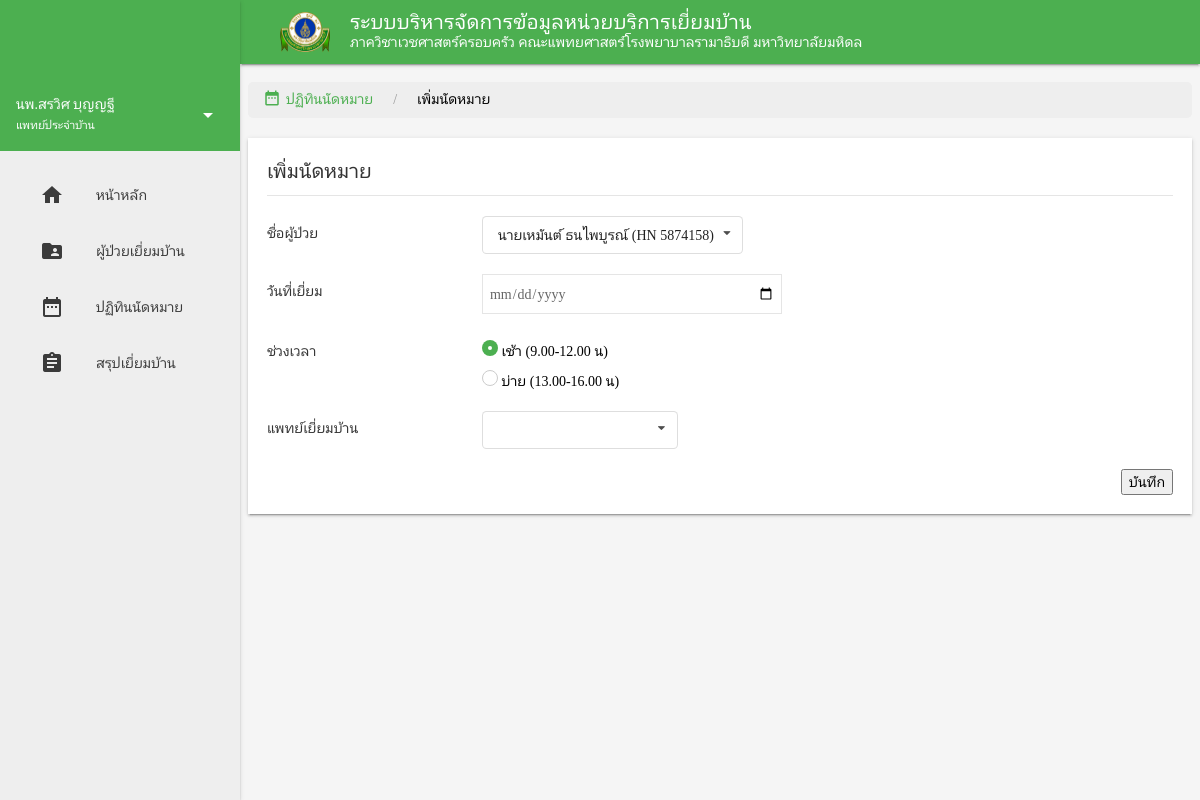
Screenshot of /calendar_add.php (signed in) with the database file from the repository.
### tables this page shows
CREATE TABLE `patientinfo` (
  `patient_hn` int(7) NOT NULL,
  `patient_visit_status` int(1) NOT NULL DEFAULT '1',
  `patient_visit_type` int(1) DEFAULT NULL,
  `patient_id` varchar(13) NOT NULL,
  `patient_p_name` varchar(100) DEFAULT NULL,
  `patient_name` varchar(50) DEFAULT NULL,
  `patient_surname` varchar(50) DEFAULT NULL,
  `patient_gender` varchar(1) DEFAULT NULL,
  `patient_bday` int(2) DEFAULT NULL,
  `patient_bmonth` int(2) DEFAULT NULL,
  `patient_byear` int(4) DEFAULT NULL,
  `patient_status` varchar(20) DEFAULT NULL,
  `patient_religion` varchar(15) DEFAULT NULL,
  `patient_occupation` varchar(50) DEFAULT NULL,
  `patient_education` varchar(30) NOT NULL,
  `healthinsure` varchar(10) NOT NULL,
  `patient_add_no` varchar(10) DEFAULT NULL,
  `patient_add_mhoo` varchar(10) NOT NULL,
  `patient_add_village` varchar(30) NOT NULL,
  `patient_add_soi` varchar(30) NOT NULL,
  `patient_add_road` varchar(30) NOT NULL,
  `patient_add_subdis` varchar(30) NOT NULL,
  `patient_add_dis` varchar(30) NOT NULL,
  `patient_add_province` varchar(30) NOT NULL,
  `patient_add_zip` int(4) NOT NULL,
  `patient_tel_home` varchar(30) NOT NULL,
  `patient_tel_mobile` varchar(10) NOT NULL,
  `patient_tel_work` varchar(10) NOT NULL,
  `patient_doctor_owner` varchar(50) NOT NULL,
  `patient_doctor_visit` varchar(50) NOT NULL,
  `surgery` varchar(50) NOT NULL,
  `surgery_input` varchar(120) NOT NULL,
  `allergic` varchar(50) NOT NULL,
  `allergic_input` varchar(120) NOT NULL,
  `alternative` varchar(50) NOT NULL,
  `alternative_input` varchar(120) NOT NULL,
  `alcohol` varchar(4) NOT NULL,
  `alcohol_input` int(1) NOT NULL,
  `cigarette` varchar(4) NOT NULL,
  `cigarette_amount` int(3) DEFAULT NULL,
  `cigarette_period` int(3) DEFAULT NULL,
  `money` int(1) NOT NULL,
  `hypertansion` int(1) NOT NULL,
  `diabetes_mellitus` int(1) NOT NULL,
  `dyslipidemia` int(1) NOT NULL,
  `stroke` int(1) NOT NULL,
  `cad` int(1) NOT NULL,
  `cancer` varchar(50) NOT NULL,
  `other` varchar(50) NOT NULL,
  `main` varchar(5) NOT NULL,
  `problem` varchar(150) NOT NULL,
  `num_visit` int(2) NOT NULL,
  `last_visit_date` date DEFAULT NULL,
  `next_visit_date` date DEFAULT NULL,
  `relate_name` varchar(60) NOT NULL,
  `relate_tel` varchar(10) NOT NULL,
  `relate_def` varchar(20) NOT NULL,
  `cancer_input` varchar(100) DEFAULT NULL,
  `other_input` varchar(100) DEFAULT NULL,
  `genogram` varchar(120) NOT NULL
);

### calendar_add.php (the view, shortened to what this page needs)
<!DOCTYPE html>
<html>
    <head>
        <link rel="stylesheet" href="lib/mdl/material.min.css">
        <link rel="stylesheet" href="lib/mdl-template-dashboard/styles.css">
        <link rel="stylesheet" href="lib/semantic-ui/dist/semantic.min.css">
        <link rel="stylesheet" href="lib/uikit/css/uikit.min.css">
        <link rel="stylesheet" href="css/main.css">
        <link rel="stylesheet" href="css/font.css">
        <link rel="stylesheet" href="lib/jquery-ui/jquery-ui.min.css">
    </head>
    <body>
        <div class="demo-layout mdl-layout mdl-js-layout mdl-layout--fixed-drawer mdl-layout--fixed-header">
            <main class="mdl-layout__content mdl-color--grey-100">
                <div class="mdl-grid demo-content">
                    <ul class="uk-breadcrumb breadcrumb">
                        <li><a href="calendar.php" class="uk-button uk-button-text"><i class="material-icons breadcrumb-icons">date_range</i>ปฏิทินนัดหมาย</a></li>
                        <li>เพิ่มนัดหมาย</li>
                    </ul>
                    <div id="content" class="mdl-shadow--2dp">
                        <h4 class="uk-heading-divider">เพิ่มนัดหมาย</h4>
                        <form class="uk-form-horizontal" action="calendar_add_db.php" method="get">
                            <div class="uk-margin">
                                <label class="uk-form-label" for="form-horizontal-text">ชื่อผู้ป่วย</label>
                                <div class="uk-form-controls">
                                   <?php
                                        $med = $_SESSION['id'];
                                        $position = $_SESSION["position"];
                                        if ($position == 2) $query = "SELECT patient_hn,patient_p_name,patient_name,patient_surname FROM patientinfo ORDER BY patient_hn DESC ";
                                        else $query = "SELECT patient_hn,patient_p_name,patient_name,patient_surname FROM patientinfo WHERE patient_doctor_owner=$med ORDER BY patient_hn DESC ";
                                        $result = mysql_query($query) or die(mysql_error()."[".$query."]");
                                        ?>
                                        <select name="patient" class="ui search selection dropdown" id="select-patient">
                                        <?php
                                        while ($row = mysql_fetch_array($result))
                                        {
                                            echo "<option value='".$row['patient_hn']."'>".$row['patient_p_name'].$row['patient_name']." ".$row['patient_surname']." (HN ".$row['patient_hn'].")"."</option>";
                                        }
                                    ?>
                                        </select>
                                </div>
                            </div>
                            <div class="uk-margin">
                                <label class="uk-form-label" for="form-horizontal-select">วันที่เยี่ยม</label>
                                <div class="uk-form-controls">
                                    <input class="uk-input uk-width-medium" type="date" name="datepicker" value="<?php echo $_GET['date'];?>">
                                </div>
                            </div>
                            <div class="uk-margin">
                                <div class="uk-form-label">ช่วงเวลา</div>
                                <div class="uk-form-controls uk-form-controls-text">
                                    <label><input class="uk-radio" type="radio" name="visit-time" value="0" checked> เช้า (9.00-12.00 น)</label>
                                    <div class="uk-margin-small"><label><input class="uk-radio " type="radio" name="visit-time" value="1"> บ่าย (13.00-16.00 น)</label></div>
                                </div>
                            </div>
                            <div class="uk-margin">
                                <label class="uk-form-label" for="form-horizontal-text">แพทย์เยี่ยมบ้าน</label>
                                <div class="uk-form-controls">
                                </div>
                            </div>
                            <div class="uk-text-right">
                                <button>บันทึก </button>
                            </div>
                        </form>
                    </div>
                </div>
            </main>
        </div>
    </body>
</html>

### css/main.css (style rules this page uses)
#content { background-color: #fff; width: 100%; height: 100%; padding: 2%; }
body { background-color: #eee; color: #000; }
a { text-decoration: none; color: #4caf50; }
#header-title { color: #fff; }
#header-logo { width: 50px; margin-right: 20px; }
.breadcrumb-icons { font-size: 18px; vertical-align: text-top; padding-right: 5px; }
.breadcrumb { margin-top: 10px; padding-left: 15px; padding-top: 5px; padding-bottom: 7px; list-style: none; background-color: #eee; width: 100%; border-radius: 5px; }
.uk-button-text { color: #4caf50; }
.uk-radio[type=radio]:checked { background-color: #4caf50; }

### rows the page displays
patientinfo: patient_p_name "นาย", patient_name "เหมันต์", patient_surname "ธนไพบูรณ์", patient_hn "5874158"
